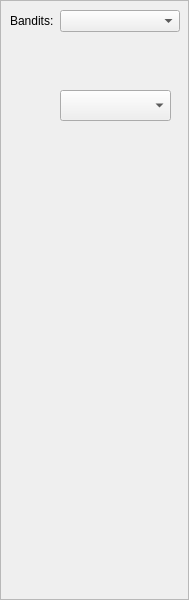
      <widget class="QFrame" name="frame">
       <property name="sizePolicy">
        <sizepolicy hsizetype="Preferred" vsizetype="Preferred">
         <horstretch>1</horstretch>
         <verstretch>0</verstretch>
        </sizepolicy>
       </property>
       <property name="minimumSize">
        <size>
         <width>180</width>
         <height>600</height>
        </size>
       </property>
       <property name="maximumSize">
        <size>
         <width>400</width>
         <height>2000</height>
        </size>
       </property>
       <property name="sizeIncrement">
        <size>
         <width>10</width>
         <height>0</height>
        </size>
       </property>
       <property name="baseSize">
        <size>
         <width>200</width>
         <height>0</height>
        </size>
       </property>
       <property name="frameShape">
        <enum>QFrame::StyledPanel</enum>
       </property>
       <property name="frameShadow">
        <enum>QFrame::Raised</enum>
       </property>
       <widget class="QWidget" name="layoutWidget">
        <property name="geometry">
         <rect>
          <x>10</x>
          <y>10</y>
          <width>170</width>
          <height>24</height>
         </rect>
        </property>
        <layout class="QFormLayout" name="formLayout">
         <item row="0" column="0">
          <widget class="QLabel" name="bandit_label">
           <property name="text">
            <string>Bandits:</string>
           </property>
          </widget>
         </item>
         <item row="0" column="1">
          <widget class="QComboBox" name="bandit_comboBox">
           <property name="minimumSize">
            <size>
             <width>120</width>
             <height>0</height>
            </size>
           </property>
           <property name="sizeAdjustPolicy">
            <enum>QComboBox::AdjustToContentsOnFirstShow</enum>
           </property>
           <property name="minimumContentsLength">
            <number>60</number>
           </property>
           <property name="placeholderText">
            <string>Make  a Selection</string>
           </property>
           <property name="modelColumn">
            <number>0</number>
           </property>
           <item>
            <property name="text">
             <string>2 Passives Points</string>
            </property>
           </item>
           <item>
            <property name="text">
             <string>Oak (Life Regen, Phys.Dmg. Reduction, Phys.Dmg)</string>
            </property>
           </item>
          </widget>
         </item>
        </layout>
       </widget>
       <widget class="QComboBox" name="comboBox">
        <property name="geometry">
         <rect>
          <x>60</x>
          <y>90</y>
          <width>111</width>
          <height>31</height>
         </rect>
        </property>
       </widget>
      </widget>
